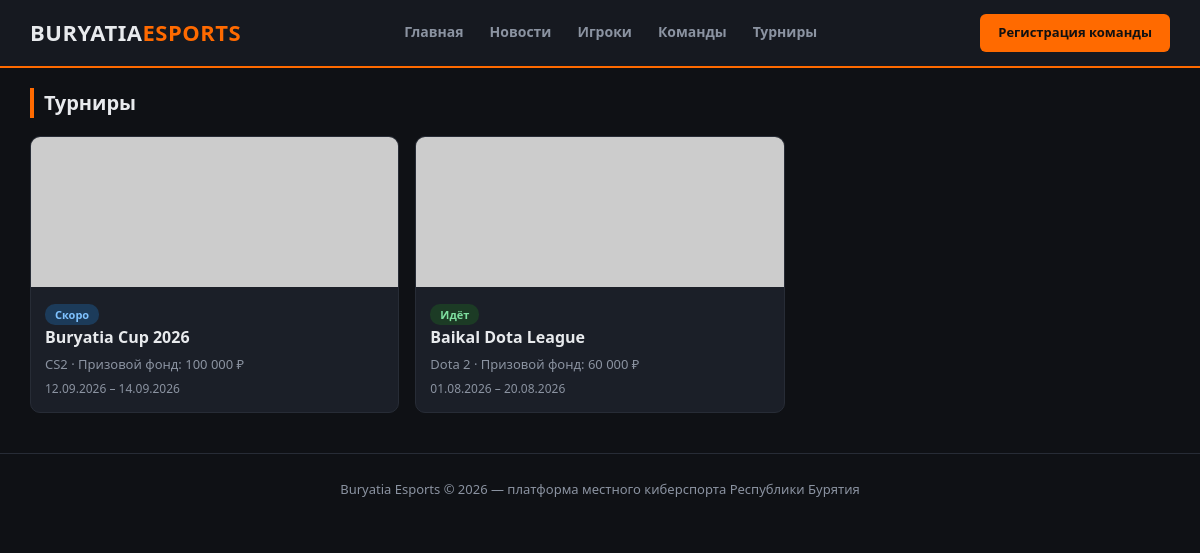
/tournaments, run on the app's committed database.
### app.py (models this page shows)
class Tournament(db.Model):
    id = db.Column(db.Integer, primary_key=True)
    title = db.Column(db.String(160), nullable=False)
    game = db.Column(db.String(80))
    description = db.Column(db.Text)
    prize_pool = db.Column(db.String(80))
    start_date = db.Column(db.Date)
    end_date = db.Column(db.Date)
    status = db.Column(db.String(20), default="upcoming")  # upcoming/ongoing/finished
    cover = db.Column(db.String(255))
    created_at = db.Column(db.DateTime, default=datetime.utcnow)
    registrations = db.relationship("TournamentRegistration", backref="tournament", lazy=True)

### app.py (the view)
@app.route("/tournaments")
def tournaments_list():
    tournaments = Tournament.query.order_by(Tournament.start_date.desc()).all()
    return render_template("tournaments_list.html", tournaments=tournaments)

### templates/tournaments_list.html (shortened to what this page needs)
{% extends "base.html" %}
{% block content %}
<section class="container">
  <div class="section-title"><h2>Турниры</h2></div>
  <div class="grid grid-3">
    {% for t in tournaments %}
    <a href="{{ url_for('tournament_detail', tournament_id=t.id) }}" class="card">
      <img class="card-img" src="{{ url_for('static', filename=t.cover) if t.cover else 'https://placehold.co/400x200/1b1f28/ff6a00?text=Турнир' }}">
      <div class="card-body">
        <span class="status-badge status-{{ t.status }}">
          {{ {'upcoming':'Скоро','ongoing':'Идёт','finished':'Завершён'}[t.status] }}
        </span>
        <h3>{{ t.title }}</h3>
        <p>{{ t.game or '' }} · Призовой фонд: {{ t.prize_pool or '—' }}</p>
        <div class="meta">
          {{ t.start_date.strftime('%d.%m.%Y') if t.start_date else '' }}
          {% if t.end_date %} – {{ t.end_date.strftime('%d.%m.%Y') }}{% endif %}
        </div>
      </div>
    </a>
    {% else %}
    <p style="color:var(--muted)">Турниров пока нет.</p>
    {% endfor %}
  </div>
</section>
{% endblock %}

### static/css/style.css (style rules this page uses)
:root { --bg:#0f1115; --bg-alt:#161920; --card:#1b1f28; --border:#272c36; --text:#e8eaed; --muted:#8b93a1; --accent:#ff6a00; --accent2:#3ea6ff; --green:#3fcf7f; --red:#ff4d4d; }
* { box-sizing:border-box }
body { margin:0; font-family:"Segoe UI",Roboto,Arial,sans-serif; background:var(--bg); color:var(--text); line-height:1.5; }
a { color:inherit;text-decoration:none }
img { max-width:100%;display:block }
.container { max-width:1180px;margin:0 auto;padding:0 20px }
section { padding:40px 0 }
.section-title { display:flex;align-items:center;justify-content:space-between; margin-bottom:18px; }
.section-title h2 { font-size:20px;margin:0;border-left:4px solid var(--accent);padding-left:10px }
.grid { display:grid;gap:16px }
.grid-3 { grid-template-columns:repeat(3,1fr) }
.card { background:var(--card);border:1px solid var(--border); border-radius:10px;overflow:hidden;transition:.15s; }
.card-img { width:100%;height:150px;object-fit:cover;background:#222 }
.card-body { padding:14px }
.card-body h3 { margin:0 0 6px;font-size:16px }
.card-body p { margin:0;color:var(--muted);font-size:13px }
.meta { color:var(--muted);font-size:12px;margin-top:6px }
.status-badge { padding:3px 10px;border-radius:10px;font-size:11px;font-weight:700 }
.status-upcoming { background:#1c3b5a;color:#7fc2ff }
.status-ongoing { background:#1c3b25;color:#7fe0a0 }

### data on the page
Tournament: status "Скоро", title "Buryatia Cup 2026", game "CS2", prize_pool "100 000 ₽", start_date "12.09.2026", end_date "14.09.2026"
Tournament: status "Идёт", title "Baikal Dota League", game "Dota 2", prize_pool "60 000 ₽", start_date "01.08.2026", end_date "20.08.2026"
